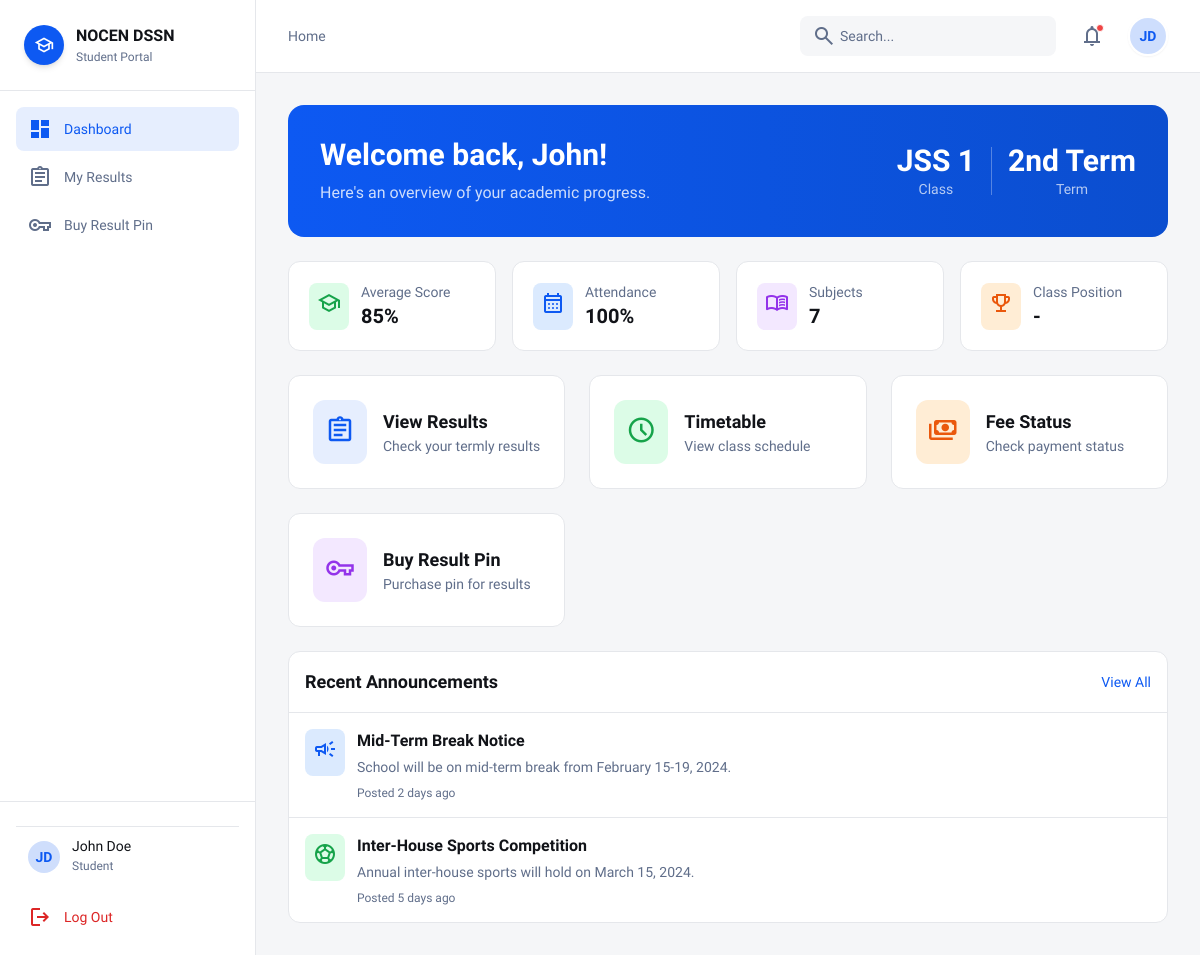
The app's page /student/dashboard/ (signed in) with its own data.
### core/models.py (models this page shows, shortened)
class CustomUser(AbstractUser):
    role = models.CharField(
        max_length=20,
        choices=ROLE_CHOICES,
        default='student',
        help_text='User role determines access level and dashboard redirect'
    )
    phone = models.CharField(max_length=20, blank=True, null=True)
    class Meta:
        verbose_name = 'User'
        verbose_name_plural = 'Users'

class StudentProfile(models.Model):
    user = models.OneToOneField(
        CustomUser,
        on_delete=models.CASCADE,
        related_name='student_profile',
        limit_choices_to={'role': 'student'}
    )
    admission_number = models.CharField(max_length=50, unique=True, blank=True, null=True)
    class_level = models.CharField(max_length=50, blank=True)
    parent_name = models.CharField(max_length=100, blank=True)
    parent_phone = models.CharField(max_length=20, blank=True)

### core/views.py (the view)
# urls.py: path('student/dashboard/', views.student_dashboard, name='student_dashboard'),
@login_required
def student_dashboard(request):
    from django.db.models import Avg, Count
    from .models import StudentResult, Attendance, Term
    user = request.user
    if user.role != 'student':
        messages.warning(request, "Access restricted to students.")
        return redirect('home')
    profile = getattr(user, 'student_profile', None)
    student_class = profile.class_level if profile else "N/A"
    attendance_qs = Attendance.objects.filter(student=user)
    total_days = attendance_qs.count()
    present_days = attendance_qs.filter(status='Present').count()
    attendance_rate = int((present_days / total_days) * 100) if total_days > 0 else 0
    results = StudentResult.objects.filter(student=user)
    avg_score = results.aggregate(Avg('total'))['total__avg'] or 0
    total_subjects = results.values('subject').distinct().count()
    position = "-"
    context = {
        'user_role': user.role,
        'user_name': user.get_full_name() or user.username,
        'user_initials': ''.join([n[0].upper() for n in (user.get_full_name() or user.username).split()[:2]]),
        'active_page': 'dashboard',
        'student_name': user.first_name,
        'student_class': student_class,
        'current_term': "2nd Term", # Placeholder or fetch from Global Config
        'attendance_rate': attendance_rate,
        'avg_score': int(avg_score),
        'total_subjects': total_subjects,
        'position': position,
    }
    return render(request, 'account/student-dashboard.html', context)

### core/templates/account/student-dashboard.html (shortened to what this page needs)
{% extends 'base_dashboard.html' %}
{% block content %}
<div class="bg-gradient-to-r from-primary to-primary-dark rounded-2xl p-6 md:p-8 text-white">
    <div class="flex flex-col md:flex-row md:items-center justify-between gap-4">
        <div>
            <h1 class="text-2xl md:text-3xl font-bold mb-2">Welcome back, {{ student_name|default:"Student" }}!</h1>
            <p class="text-white/80">Here's an overview of your academic progress.</p>
        </div>
        <div class="flex items-center gap-4">
            <div class="text-center">
                <p class="text-3xl font-bold">{{ student_class }}</p>
                <p class="text-sm text-white/70">Class</p>
            </div>
            <div class="text-center">
                <p class="text-3xl font-bold">{{ current_term|default:"-" }}</p>
                <p class="text-sm text-white/70">Term</p>
            </div>
        </div>
    </div>
</div>
<div class="grid grid-cols-2 md:grid-cols-4 gap-4">
    <div class="bg-white dark:bg-surface-dark rounded-xl p-5 border border-border-color dark:border-[#2d3748]">
        <div class="flex items-center gap-3">
            <div class="p-2 bg-green-100 dark:bg-green-900/30 rounded-lg text-green-600">
                <span class="material-symbols-outlined">school</span>
            </div>
            <div>
                <p class="text-text-sub text-sm">Average Score</p>
                <p class="text-text-main dark:text-white text-xl font-bold">{{ avg_score }}%</p>
            </div>
        </div>
    </div>
    <div class="bg-white dark:bg-surface-dark rounded-xl p-5 border border-border-color dark:border-[#2d3748]">
        <div class="flex items-center gap-3">
            <div class="p-2 bg-blue-100 dark:bg-blue-900/30 rounded-lg text-primary">
                <span class="material-symbols-outlined">calendar_month</span>
            </div>
            <div>
                <p class="text-text-sub text-sm">Attendance</p>
                <p class="text-text-main dark:text-white text-xl font-bold">{{ attendance_rate }}%</p>
            </div>
        </div>
    </div>
    <div class="bg-white dark:bg-surface-dark rounded-xl p-5 border border-border-color dark:border-[#2d3748]">
        <div class="flex items-center gap-3">
            <div class="p-2 bg-purple-100 dark:bg-purple-900/30 rounded-lg text-purple-600">
                <span class="material-symbols-outlined">menu_book</span>
            </div>
            <div>
                <p class="text-text-sub text-sm">Subjects</p>
                <p class="text-text-main dark:text-white text-xl font-bold">{{ total_subjects }}</p>
            </div>
        </div>
    </div>
    <div class="bg-white dark:bg-surface-dark rounded-xl p-5 border border-border-color dark:border-[#2d3748]">
        <div class="flex items-center gap-3">
            <div class="p-2 bg-orange-100 dark:bg-orange-900/30 rounded-lg text-orange-600">
                <span class="material-symbols-outlined">emoji_events</span>
            </div>
            <div>
                <p class="text-text-sub text-sm">Class Position</p>
                <p class="text-text-main dark:text-white text-xl font-bold">{{ position }}</p>
            </div>
        </div>
    </div>
</div>
<div class="grid grid-cols-1 md:grid-cols-2 lg:grid-cols-3 gap-6">
    <a href="{% url 'student_result' %}" class="bg-white dark:bg-surface-dark rounded-xl p-6 border border-border-color dark:border-[#2d3748] hover:border-primary/50 hover:shadow-lg transition-all group">
        <div class="flex items-center gap-4">
            <div class="p-3 bg-primary/10 rounded-xl text-primary group-hover:bg-primary group-hover:text-white transition-colors">
                <span class="material-symbols-outlined text-3xl">assignment</span>
            </div>
            <div>
                <h3 class="text-lg font-bold text-text-main dark:text-white">View Results</h3>
                <p class="text-sm text-text-sub">Check your termly results</p>
            </div>
        </div>
    </a>
    <div class="bg-white dark:bg-surface-dark rounded-xl p-6 border border-border-color dark:border-[#2d3748] hover:border-primary/50 hover:shadow-lg transition-all group cursor-pointer">
        <div class="flex items-center gap-4">
            <div class="p-3 bg-green-100 dark:bg-green-900/30 rounded-xl text-green-600 group-hover:bg-green-600 group-hover:text-white transition-colors">
                <span class="material-symbols-outlined text-3xl">schedule</span>
            </div>
            <div>
                <h3 class="text-lg font-bold text-text-main dark:text-white">Timetable</h3>
                <p class="text-sm text-text-sub">View class schedule</p>
            </div>
        </div>
    </div>
    <div class="bg-white dark:bg-surface-dark rounded-xl p-6 border border-border-color dark:border-[#2d3748] hover:border-primary/50 hover:shadow-lg transition-all group cursor-pointer">
        <div class="flex items-center gap-4">
            <div class="p-3 bg-orange-100 dark:bg-orange-900/30 rounded-xl text-orange-600 group-hover:bg-orange-600 group-hover:text-white transition-colors">
                <span class="material-symbols-outlined text-3xl">payments</span>
            </div>
            <div>
                <h3 class="text-lg font-bold text-text-main dark:text-white">Fee Status</h3>
                <p class="text-sm text-text-sub">Check payment status</p>
            </div>
        </div>
    </div>
    <a href="{% url 'buy_pin_page' %}" class="bg-white dark:bg-surface-dark rounded-xl p-6 border border-border-color dark:border-[#2d3748] hover:border-primary/50 hover:shadow-lg transition-all group">
        <div class="flex items-center gap-4">
            <div class="p-3 bg-purple-100 dark:bg-purple-900/30 rounded-xl text-purple-600 group-hover:bg-purple-600 group-hover:text-white transition-colors">
                <span class="material-symbols-outlined text-3xl">vpn_key</span>
            </div>
            <div>
                <h3 class="text-lg font-bold text-text-main dark:text-white">Buy Result Pin</h3>
                <p class="text-sm text-text-sub">Purchase pin for results</p>
            </div>
        </div>
    </a>
</div>
<div class="bg-white dark:bg-surface-dark rounded-xl border border-border-color dark:border-[#2d3748]">
    <div class="p-4 border-b border-border-color dark:border-[#2d3748] flex justify-between items-center">
        <h3 class="text-lg font-bold text-text-main dark:text-white">Recent Announcements</h3>
        <a href="#" class="text-primary text-sm font-medium hover:underline">View All</a>
    </div>
    <div class="divide-y divide-border-color dark:divide-[#2d3748]">
        <div class="p-4 hover:bg-gray-50 dark:hover:bg-[#2d3748] transition-colors">
            <div class="flex items-start gap-3">
                <div class="p-2 bg-blue-100 dark:bg-blue-900/30 rounded-lg text-primary shrink-0">
                    <span class="material-symbols-outlined">campaign</span>
                </div>
                <div>
                    <h4 class="font-semibold text-text-main dark:text-white">Mid-Term Break Notice</h4>
                    <p class="text-sm text-text-sub mt-1">School will be on mid-term break from February 15-19, 2024.</p>
                    <p class="text-xs text-text-sub mt-2">Posted 2 days ago</p>
                </div>
            </div>
        </div>
        <div class="p-4 hover:bg-gray-50 dark:hover:bg-[#2d3748] transition-colors">
            <div class="flex items-start gap-3">
                <div class="p-2 bg-green-100 dark:bg-green-900/30 rounded-lg text-green-600 shrink-0">
                    <span class="material-symbols-outlined">sports_soccer</span>
                </div>
                <div>
                    <h4 class="font-semibold text-text-main dark:text-white">Inter-House Sports Competition</h4>
                    <p class="text-sm text-text-sub mt-1">Annual inter-house sports will hold on March 15, 2024.</p>
                    <p class="text-xs text-text-sub mt-2">Posted 5 days ago</p>
                </div>
            </div>
        </div>
    </div>
</div>
{% endblock %}

### core/templates/partials/sidebar_dashboard.html (shortened to what this page needs)
<aside id="sidebar" class="fixed lg:static inset-y-0 left-0 z-40 w-64 bg-white dark:bg-surface-dark border-r border-border-color dark:border-[#2d3748] flex flex-col transform -translate-x-full lg:translate-x-0 transition-transform duration-300 ease-in-out h-screen overflow-hidden">
    <div class="flex flex-col h-full">
        <div class="flex flex-col flex-1 overflow-hidden">
            <div class="flex items-center gap-3 p-6 border-b border-border-color dark:border-[#2d3748] flex-shrink-0">
                <div class="size-10 flex items-center justify-center text-white bg-primary rounded-full shadow-md">
                    <span class="material-symbols-outlined !text-xl">school</span>
                </div>
                <div class="flex flex-col">
                    <h1 class="text-text-main dark:text-white text-base font-bold leading-normal">NOCEN DSSN</h1>
                    <p class="text-text-sub dark:text-gray-400 text-xs font-normal leading-normal">
                        {% if user_role == 'admin' %}Admin Portal{% elif user_role == 'teacher' %}Teacher Portal{% elif user_role == 'staff' %}Staff Portal{% else %}Student Portal{% endif %}
                    </p>
                </div>
            </div>
            <nav class="flex flex-col gap-1 p-4 flex-1 overflow-y-auto no-scrollbar">
                <a class="flex items-center gap-3 px-3 py-2.5 rounded-lg {% if active_page == 'dashboard' %}bg-primary/10 text-primary{% else %}text-text-sub dark:text-gray-400 hover:bg-gray-50 dark:hover:bg-white/5 hover:text-text-main dark:hover:text-white{% endif %} transition-colors" href="{% if user_role == 'admin' %}{% url 'admin_dashboard' %}{% elif user_role == 'student' %}{% url 'student_dashboard' %}{% else %}#{% endif %}">
                    <span class="material-symbols-outlined {% if active_page == 'dashboard' %}icon-fill{% endif %}">dashboard</span>
                    <span class="text-sm font-medium leading-normal">Dashboard</span>
                </a>
                {% if user_role == 'student' %}
                <a class="flex items-center gap-3 px-3 py-2.5 rounded-lg {% if active_page == 'results' %}bg-primary/10 text-primary{% else %}text-text-sub dark:text-gray-400 hover:bg-gray-50 dark:hover:bg-white/5 hover:text-text-main dark:hover:text-white{% endif %} transition-colors" href="{% url 'student_result' %}">
                    <span class="material-symbols-outlined {% if active_page == 'results' %}icon-fill{% endif %}">assignment</span>
                    <span class="text-sm font-medium leading-normal">My Results</span>
                </a>
                <a class="flex items-center gap-3 px-3 py-2.5 rounded-lg {% if active_page == 'payments' %}bg-primary/10 text-primary{% else %}text-text-sub dark:text-gray-400 hover:bg-gray-50 dark:hover:bg-white/5 hover:text-text-main dark:hover:text-white{% endif %} transition-colors" href="{% url 'buy_pin_page' %}">
                    <span class="material-symbols-outlined {% if active_page == 'payments' %}icon-fill{% endif %}">vpn_key</span>
                    <span class="text-sm font-medium leading-normal">Buy Result Pin</span>
                </a>
                {% endif %}
            </nav>
        </div>
        <div class="flex flex-col gap-2 p-4 border-t border-border-color dark:border-[#2d3748] flex-shrink-0">
            <div class="flex items-center gap-3 px-3 py-3 mt-2 border-t border-border-color dark:border-[#2d3748]">
                <div class="size-8 rounded-full bg-primary/20 flex items-center justify-center text-primary text-sm font-bold">
                    {{ user_initials|default:"U" }}
                </div>
                <div class="flex flex-col flex-1 min-w-0">
                    <p class="text-text-main dark:text-white text-sm font-medium leading-none truncate">{{ user_name|default:"User" }}</p>
                    <p class="text-text-sub dark:text-gray-400 text-xs font-normal leading-normal mt-1 capitalize">{{ user_role|default:"User" }}</p>
                </div>
            </div>
            <a class="flex items-center gap-3 px-3 py-2.5 rounded-lg text-red-600 dark:text-red-400 hover:bg-red-50 dark:hover:bg-red-900/10 transition-colors" href="{% url 'logout' %}">
                <span class="material-symbols-outlined">logout</span>
                <span class="text-sm font-medium leading-normal">Log Out</span>
            </a>
        </div>
    </div>
</aside>

### core/templates/base.html (style rules this page uses)
body { font-family: 'Lexend', sans-serif; }
.material-symbols-outlined { font-variation-settings: 'FILL' 0, 'wght' 400, 'GRAD' 0, 'opsz' 24; }
.icon-fill { font-variation-settings: 'FILL' 1, 'wght' 400, 'GRAD' 0, 'opsz' 24; }
.no-scrollbar { -ms-overflow-style: none; scrollbar-width: none; }

### records on screen
CustomUser: role "Student", first_name "John"
StudentProfile: class_level "JSS 1"

### other values on screen
{{ user_initials|default:"U" }} "JD"
{{ user_name|default:"User" }} "John Doe"
{{ current_term|default:"-" }} "2nd Term"
{{ avg_score }} "85"
{{ attendance_rate }} "100"
{{ total_subjects }} "7"
{{ position }} "-"
